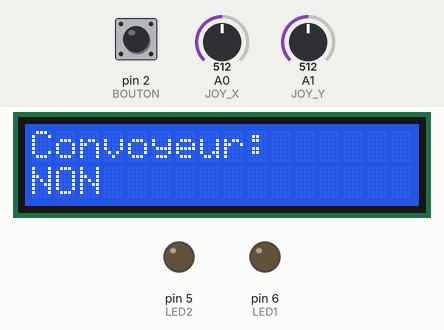
A sketch run on a simulated Arduino Uno, built with avr-gcc and run on an emulated ATmega328P. On the bench: 16×2 character LCD, output pins drawn as LEDs (lit = HIGH). Inputs (shaded band) come from the test bench; at power-on: A1 (JOY_Y) = 512, pin 2 (BOUTON) HIGH, A0 (JOY_X) = 512.

Above: at 2.6 s.
2.7 s: A1 (JOY_Y) set to 736
5.5 s: A1 (JOY_Y) set to 760
At 7.3 s:
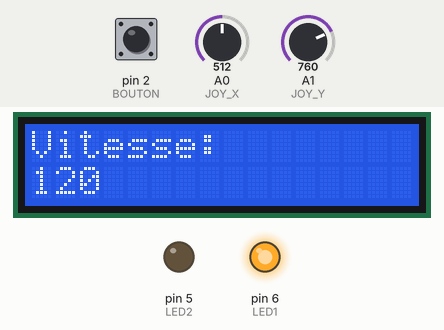
8.5 s: pin 2 (BOUTON) pulled LOW for 0.15 s
At 9.6 s:
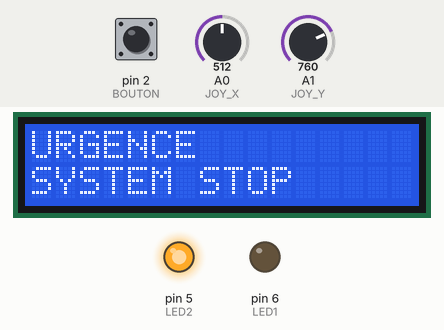
11.6 s: pin 2 (BOUTON) pulled LOW for 1 s
At 13.0 s:
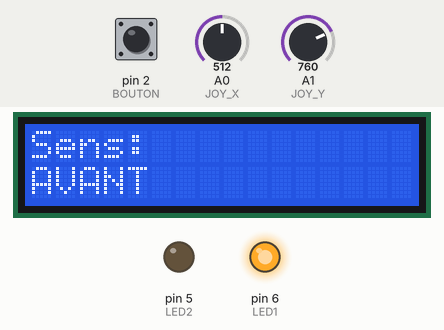
15.6 s: pin 2 (BOUTON) pulled LOW for 0.15 s
At 16.2 s:
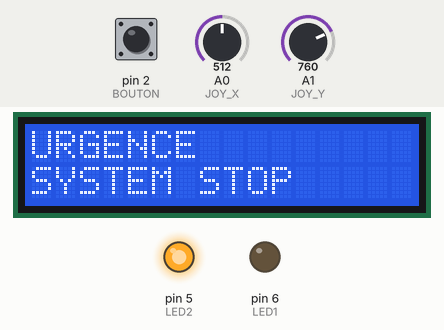
18.7 s: pin 2 (BOUTON) pulled LOW for 3.2 s
At 19.7 s:
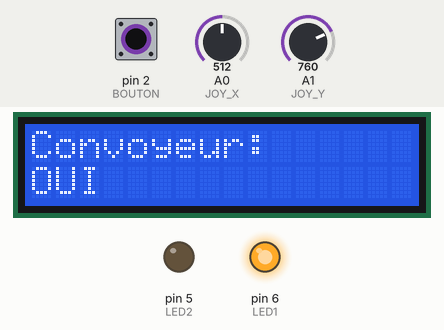
Timing chart, 0 to 21.7 s (numbered marks = the images above; inputs shaded):
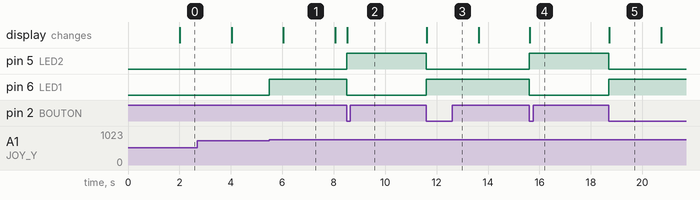

Measured:
- the behaviour switches between 750 and 751 on A1 (JOY_Y) (found by bisection; images 0 and 1)
- after the input at 5.5 s, pin 6 (LED1): LOW → HIGH at once
- after the input at 8.5 s, pin 5 (LED2): LOW → HIGH at once; pin 6 (LED1): HIGH → LOW at once; the display: changes at once (image 2)
- after the input at 11.6 s, pin 5 (LED2): HIGH → LOW at once; pin 6 (LED1): LOW → HIGH at once; the display: changes at once (image 3)
- after the input at 15.6 s, pin 5 (LED2): LOW → HIGH at once; pin 6 (LED1): HIGH → LOW at once; the display: changes at once (image 4)
- after the input at 18.7 s, pin 5 (LED2): HIGH → LOW at once; pin 6 (LED1): LOW → HIGH at once; the display: changes at once (image 5)
- what the display in image 1 shows lasts 2.1 s, from 6.0 s to 8.1 s

The sketch:

Labo05.ino
```cpp
#include <Wire.h>
#include <LiquidCrystal_I2C.h>
#include "Conveyor.h"

LiquidCrystal_I2C lcd(0x27, 16, 2);

Conveyor conveyor(44, 45);

// PINS
const int LED1 = 6;
const int LED2 = 5;
const int BOUTON = 2;
const int JOY_X = A0;
const int JOY_Y = A1;

// LCD
unsigned long lastLCD = 0;
int page = 0;

// bouton
bool lastButton = HIGH;
unsigned long lastDebounce = 0;

// JOYSTICK
int readX() { return analogRead(JOY_X); }
int readY() { return analogRead(JOY_Y); }

//  SETUP
void setup() {
  pinMode(LED1, OUTPUT);
  pinMode(LED2, OUTPUT);
  pinMode(BOUTON, INPUT_PULLUP);

  lcd.init();
  lcd.backlight();

  conveyor.begin();
}

//  LOGIQUE
void handleButton() {
  bool reading = digitalRead(BOUTON);

  if (reading == LOW && lastButton == HIGH && millis() - lastDebounce > 200) {
    if (conveyor.getState() != URGENCE)
      conveyor.setState(URGENCE);
    else
      conveyor.setState(STOP);

    lastDebounce = millis();
  }

  lastButton = reading;
}

void handleJoystick() {
  int y = readY();

  if (y > 750) conveyor.setState(AVANCE);
  else if (y < 250) conveyor.setState(RECULE);
  else conveyor.setState(STOP);

  static unsigned long lastSpeed = 0;
  int x = readX();

  if (millis() - lastSpeed > 150) {
    if (x > 750) conveyor.setSpeed(conveyor.getSpeed() + 2);
    else if (x < 250) conveyor.setSpeed(conveyor.getSpeed() - 2);

    lastSpeed = millis();
  }
}

void handleLEDs() {
  digitalWrite(LED1, conveyor.getState() != STOP);
  digitalWrite(LED2, conveyor.getState() == URGENCE);
}

void handleLCD() {
  if (millis() - lastLCD > 2000) {
    lcd.clear();

    if (page == 0) {
      lcd.print("Convoyeur:");
      lcd.setCursor(0,1);
      lcd.print(conveyor.getState() == STOP ? "NON" : "OUI");
    }
    else if (page == 1) {
      lcd.print("Sens:");
      lcd.setCursor(0,1);
      if (conveyor.getState() == AVANCE) lcd.print("AVANT");
      else if (conveyor.getState() == RECULE) lcd.print("ARRIERE");
      else lcd.print("-");
    }
    else {
      lcd.print("Vitesse:");
      lcd.setCursor(0,1);
      lcd.print(conveyor.getSpeed());
    }

    page = (page + 1) % 3;
    lastLCD = millis();
  }
}

//  LOOP
void loop() {

  handleButton();

  if (conveyor.getState() == URGENCE) {
    conveyor.update();

    digitalWrite(LED1, LOW);
    digitalWrite(LED2, HIGH);

    lcd.clear();
    lcd.setCursor(0,0);
    lcd.print("URGENCE");
    lcd.setCursor(0,1);
    lcd.print("SYSTEM STOP");

    return;
  }

  handleJoystick();
  handleLEDs();
  conveyor.update();
  handleLCD();
}
```

Conveyor.cpp
```cpp
#include "Conveyor.h"

Conveyor::Conveyor(int pwm, int dir) {
  _pwm = pwm;
  _dir = dir;
  _etat = STOP;
  _vitesse = 120;
}

void Conveyor::begin() {
  pinMode(_pwm, OUTPUT);
  pinMode(_dir, OUTPUT);
}

void Conveyor::setState(Etat e) {
  _etat = e;
}

void Conveyor::setSpeed(int v) {
  _vitesse = constrain(v, 50, 255);
}

Etat Conveyor::getState() {
  return _etat;
}

int Conveyor::getSpeed() {
  return _vitesse;
}

void Conveyor::stopMotor() {
  analogWrite(_pwm, 0);
  digitalWrite(_dir, LOW);
}

void Conveyor::forward() {
  digitalWrite(_dir, HIGH);
  analogWrite(_pwm, _vitesse);
}

void Conveyor::backward() {
  digitalWrite(_dir, LOW);
  analogWrite(_pwm, _vitesse);
}

void Conveyor::update() {
  switch (_etat) {
    case STOP: stopMotor(); break;
    case AVANCE: forward(); break;
    case RECULE: backward(); break;
    case URGENCE: stopMotor(); break;
  }
}
```

Conveyor.h
```cpp
#ifndef CONVEYOR_H
#define CONVEYOR_H

#include <Arduino.h>

enum Etat { STOP, AVANCE, RECULE, URGENCE };

class Conveyor {
  public:
    Conveyor(int pwm, int dir);

    void begin();
    void setState(Etat e);
    void setSpeed(int v);

    void update();
    Etat getState();
    int getSpeed();

  private:
    int _pwm;
    int _dir;
    Etat _etat;
    int _vitesse;

    void stopMotor();
    void forward();
    void backward();
};

#endif
```
